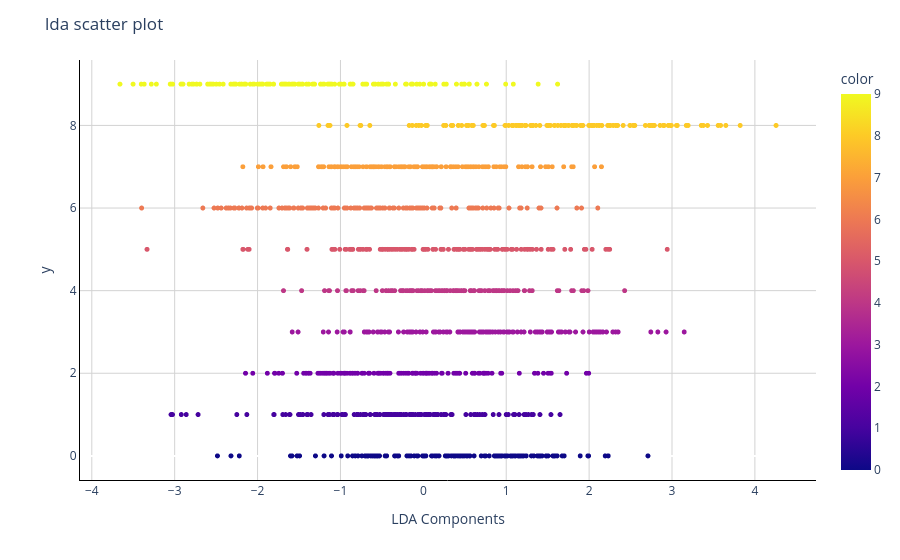

The cell this chart's notebook holds for it:
### Code cell
import plotly.express as px

fig = px.scatter(df, x = x_train_lda[:,8], y = y_train,
                 labels ={
                     "x" :"LDA Components",
                     "Y":"no of components",
                 },
                 opacity =1, color =y_train)

fig.update_layout(plot_bgcolor ='white')
fig.update_xaxes(
    showgrid=True , gridwidth = 1, gridcolor ='lightgrey',
    showline =True, linewidth = 1, linecolor ='black'
)

fig.update_yaxes(
    showgrid=True , gridwidth = 1, gridcolor ='lightgrey',
    showline =True, linewidth = 1, linecolor ='black'
)


fig.update_layout(title_text ='lda scatter plot')
fig.update_traces(marker ={"size": 5})

fig.show()

### Figure 1 — Plotly figure (JSON) as saved in the notebook; plotly's stock layout.template omitted (floating-point values rounded to 4 significant figures; data arrays with more than 128 entries replaced by an {"elided": "..."} marker saying what was removed)
{"data": [{"hovertemplate": "LDA Components=%{x}<br>y=%{y}<br>color=%{marker.color}<extra></extra>", "legendgroup": "", "marker": {"color": {"elided": "1347 int values"}, "coloraxis": "coloraxis", "opacity": 1, "size": 5, "symbol": "circle"}, "mode": "markers", "name": "", "showlegend": false, "type": "scattergl", "x": {"elided": "1347 float values"}, "xaxis": "x", "y": {"elided": "1347 int values"}, "yaxis": "y"}], "layout": {"coloraxis": {"colorbar": {"title": {"text": "color"}}, "colorscale": [[0, "#0d0887"], [0.1111, "#46039f"], [0.2222, "#7201a8"], [0.3333, "#9c179e"], [0.4444, "#bd3786"], [0.5556, "#d8576b"], [0.6667, "#ed7953"], [0.7778, "#fb9f3a"], [0.8889, "#fdca26"], [1, "#f0f921"]]}, "legend": {"tracegroupgap": 0}, "margin": {"t": 60}, "plot_bgcolor": "white", "title": {"text": "lda scatter plot"}, "xaxis": {"anchor": "y", "domain": [0, 1], "gridcolor": "lightgrey", "gridwidth": 1, "linecolor": "black", "linewidth": 1, "showgrid": true, "showline": true, "title": {"text": "LDA Components"}}, "yaxis": {"anchor": "x", "domain": [0, 1], "gridcolor": "lightgrey", "gridwidth": 1, "linecolor": "black", "linewidth": 1, "showgrid": true, "showline": true, "title": {"text": "y"}}}}
